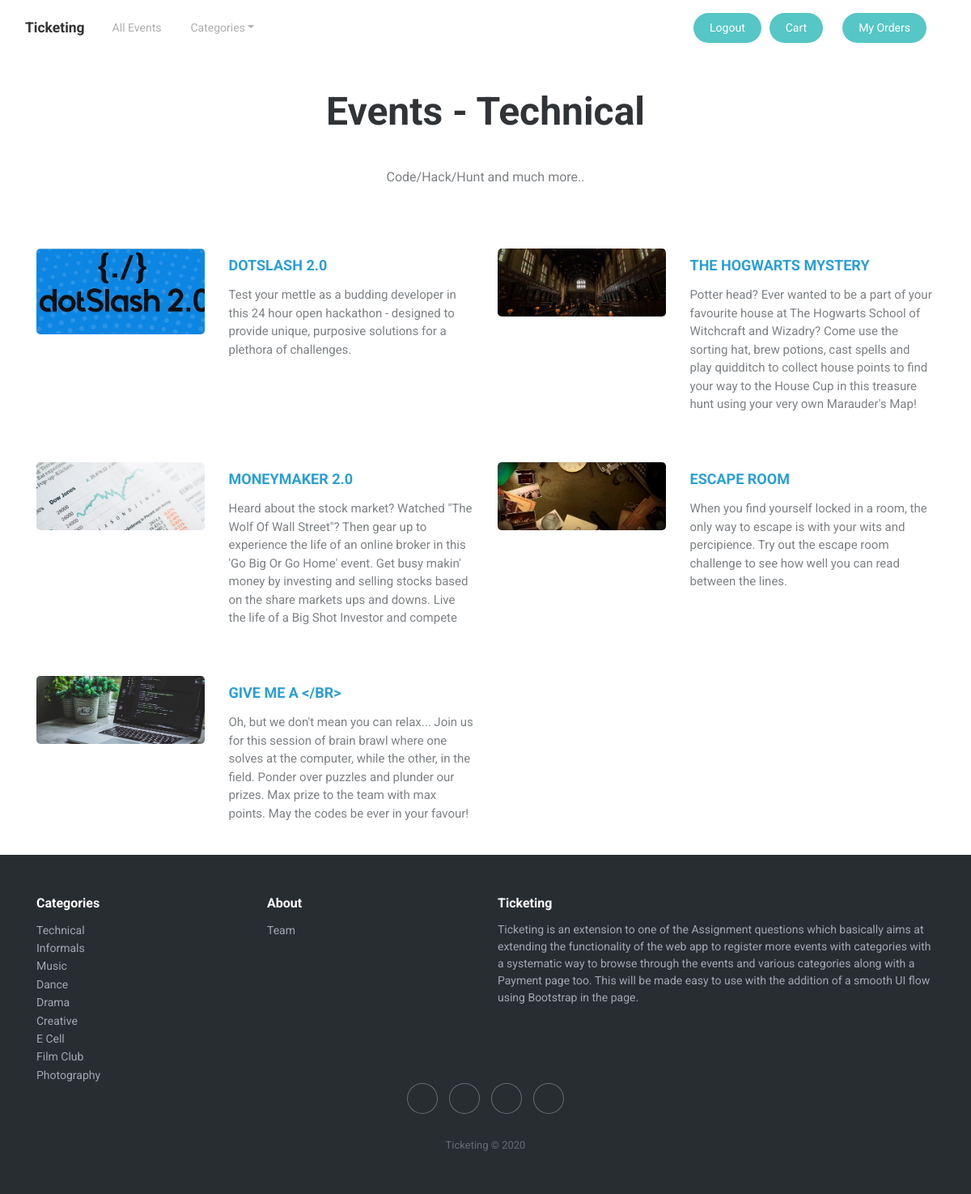
/category/1 (signed in), run on the app's committed database.
### app/models.py (models this page shows, shortened)
class CategoryModel(models.Model):
    name = models.CharField(max_length = 200)
    description = models.TextField()
    image = models.ImageField()

class EventModel(models.Model):
    name = models.CharField(max_length = 200)
    descirption = models.TextField()
    fee = models.IntegerField(default = 0)
    prize = models.IntegerField(default= 0)
    date = models.DateField()
    num = models.IntegerField()
    image = models.ImageField()
    category = models.name = models.ForeignKey(CategoryModel, on_delete=models.CASCADE)

### app/views.py (the view)
# urls.py: path('category/<int:pk>', views.category, name = 'category'),
@login_required(login_url='/login')
def category(request, pk):
    category = CategoryModel.objects.get(pk = pk)
    categories = CategoryModel.objects.all()
    events = EventModel.objects.filter(category = category)
    return render(request, 'app/category.html', {'events': events, 'category': category,'categories': categories, 'isLoggedIn': True})

### app/templates/app/category.html
{% extends 'app/base.html' %}
{% load static %}
{% block content %}
    <div class="projects-horizontal">
        <div class="container">
            <div class="intro">
                <h2 class="text-center">Events - {{category.name}}</h2>
                <p class="text-center">{{category.description}}</p>
            </div>
            <div class="row projects">
                {% for event in events %}
                    <div class="col-sm-6 item">
                        <div class="row">
                            <div class="col-md-12 col-lg-5"><a href="{% url "event" pk=event.pk %}"><img class="img-fluid" src="/media/{{event.image}}"></a></div>
                            <div class="col">
                                <h3 class="name"><a href="{% url "event" pk=event.pk %}">{{event.name}}</a></h3>
                                <p class="description">{{event.descirption}}</p>
                            </div>
                        </div>
                    </div>
                {% endfor %}
            </div>
        </div>
    </div>
{% endblock %}

### app/templates/app/base.html (shortened to what this page needs)
{% load static %}
<!DOCTYPE html>
<html>
<head>
    <link rel="stylesheet" href="https://maxcdn.bootstrapcdn.com/bootswatch/4.4.1/cyborg/bootstrap.min.css">
    <link rel="stylesheet" href="https://cdnjs.cloudflare.com/ajax/libs/font-awesome/4.7.0/css/font-awesome.min.css">
    <link rel="stylesheet" href="https://cdnjs.cloudflare.com/ajax/libs/ionicons/2.0.1/css/ionicons.min.css">
    <link rel="stylesheet" href="{% static "assets/css/styles.min.css" %}">
</head>
<body>
    <div class="">
        <nav class="navbar navbar-light navbar-expand-md navigation-clean-search">
            <div class="container-fluid"><a class="navbar-brand" href="/">Ticketing</a>
                <div class="collapse navbar-collapse"
                    id="navcol-1">
                    <ul class="nav navbar-nav">
                        <li class="nav-item" role="presentation"><a class="text-dark nav-link" href="/events">All Events</a></li>
                        <li class="nav-item dropdown"><a class="dropdown-toggle nav-link text-dark" data-toggle="dropdown" aria-expanded="false" href="#">Categories</a>
                        </li>
                    </ul>
                    {% if isLoggedIn %}
                            <a style="margin-right: 10px;" class="btn btn-dark action-button" role="button" href="/logout">Logout</a><a class="mr-4 btn btn-dark action-button" role="button" href="/cart">Cart</a><a class="mr-4 btn btn-light action-button" role="button" href="/orders">My Orders</a></div>
                    {% endif %}
            </div>
        </nav>
    </div>
    {% block content %}
    {% endblock %}
    <div class="footer-dark">
        <footer>
            <div class="container">
                <div class="row">
                    <div class="col-sm-6 col-md-3 item">
                        <h3>Categories</h3>
                        <ul>
                            {% for category in categories %}
                            <li><a href="{% url "category" pk=category.pk %}">{{category.name}}</a></li>
                            {% endfor %}
                        </ul>
                    </div>
                    <div class="col-sm-6 col-md-3 item">
                        <h3>About</h3>
                        <ul>
                            <li><a href="/about">Team</a></li>
                        </ul>
                    </div>
                    <div class="col-md-6 item text">
                        <h3>Ticketing</h3>
                        <p>Ticketing is an extension to one of the Assignment questions which basically aims at extending the functionality of the web app to register more events with categories with a systematic way to browse through the events and various categories along with a Payment page too.
                            This will be made easy to use with the addition of a smooth UI flow using Bootstrap in the page.</p>
                    </div>
                    <div class="col item social"><a href="#"></a><a href="#"></a><a href="#"></a><a href="#"></a></div>
                </div>
                <p class="copyright">Ticketing © 2020</p>
            </div>
        </footer>
    </div>
</body>
</html>

### data on the page
CategoryModel: name "Technical", description "Code/Hack/Hunt and much more.."
EventModel: image (picture), name "DOTSLASH 2.0", descirption "Test your mettle as a budding developer in this 24 hour open hackathon - designed to provide unique, purposive solutions for a plethora of challenges."
EventModel: image (picture), name "THE HOGWARTS MYSTERY", descirption "Potter head? Ever wanted to be a part of your favourite house at The Hogwarts School of Witchcraft and Wizadry? Come use the sorting hat, brew potions, cast spells and play quidditch to collect house points to find your way to the House Cup in this treasure hunt using your very own Marauder's Map!"
EventModel: image (picture), name "MONEYMAKER 2.0", descirption "Heard about the stock market? Watched \"The Wolf Of Wall Street\"? Then gear up to experience the life of an online broker in this 'Go Big Or Go Home' event. Get busy makin' money by investing and selling stocks based on the share markets ups and downs. Live the life of a Big Shot Investor and compete"
EventModel: image (picture), name "ESCAPE ROOM", descirption "When you find yourself locked in a room, the only way to escape is with your wits and percipience. Try out the escape room challenge to see how well you can read between the lines."
EventModel: image (picture), name "GIVE ME A </BR>", descirption "Oh, but we don't mean you can relax... Join us for this session of brain brawl where one solves at the computer, while the other, in the field. Ponder over puzzles and plunder our prizes. Max prize to the team with max points. May the codes be ever in your favour!"
CategoryModel: name "Informals"
CategoryModel: name "Music"
CategoryModel: name "Dance"
CategoryModel: name "Drama"
CategoryModel: name "Creative"
CategoryModel: name "E Cell"
CategoryModel: name "Film Club"
CategoryModel: name "Photography"
